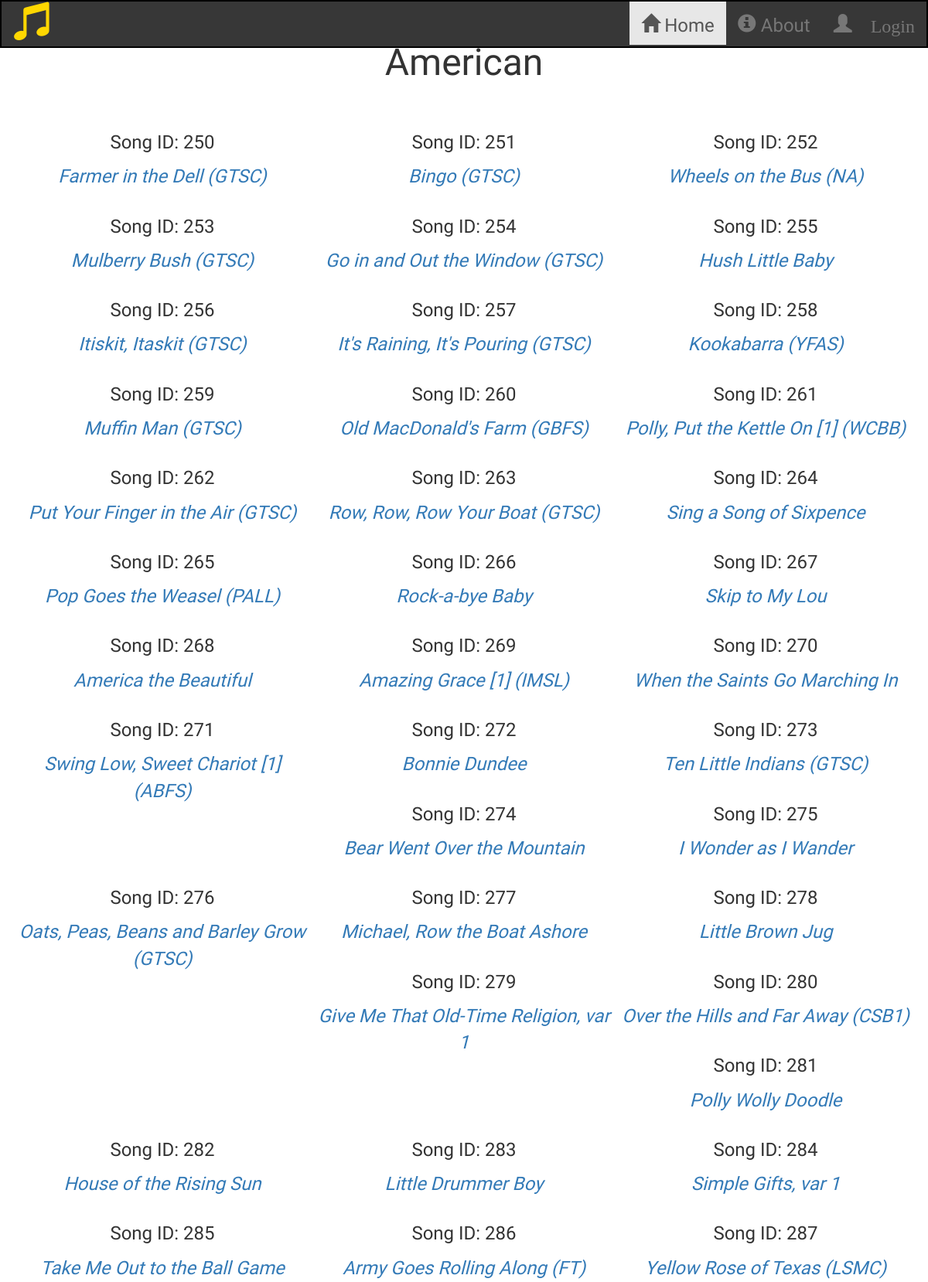
Page /categories/American/6 (upper part) on the committed database.
### songsdb_setup.py (models this page shows, shortened)
class Song(Base):
    __tablename__ = 'allsongs'
    id = Column(Integer, primary_key = True)
    name = Column(String, nullable = False)
    key = Column(String, nullable = False)
    year = Column(Integer, nullable = False)
    composer = Column(String, nullable = False)
    bpm = Column(Integer, nullable = False)
    timesig = Column(String, nullable = False)
    source = Column(String, nullable = False)
    category_id = Column(Integer, ForeignKey('category.id'))
    category = relationship(Category)
    user_id = Column(Integer, ForeignKey('user.id'))
    user = relationship(User)

### application.py (the view)
@app.route('/categories/<category>/<int:category_id>')
def showCategorySongs(category, category_id):
    songs = session.query(Song).filter(Song.category_id == category_id).all()
    if 'username' not in login_session:
        return render_template('publicsongs.html', songs = songs,
                               category = category,
                               category_id = category_id)
    else:
        return render_template('categorysongs.html', songs = songs,
                           category = category,
                           category_id = category_id)

### templates/publicsongs.html (shortened to what this page needs)
{% extends "main.html" %} {% block content %}
<div>
    <div>
        <h1 class='text-center'>{{ category }}</h1>
    </div>
    <br>
    <div class='col-lg-12 text-center'>
        {% for i in songs %}
        <div class='col-lg-4 text-center' id="song-label">
            <span><p>Song ID: {{ i.id }}</p><span>
            <span><p><a href= "{{url_for('showSongInfo', category = category, category_id = category_id, song_id = i.id, name = i.name) }}"><i>{{i.name}}</i></a></p></span>
        </div>
        {% endfor %}
    </div>
</div>
{% endblock %}

### templates/main.html (shortened to what this page needs)
<!DOCTYPE html>
<html lang="en">
<head>
    {% block head %}
    <link rel="stylesheet" href="//netdna.bootstrapcdn.com/bootstrap/3.1.1/css/bootstrap.min.css">
    <link rel=stylesheet type=text/css href="{{ url_for('static', filename='styles.css') }}">
    {% endblock %}
</head>
<body>
    {% include "header.html" %}
    <div id="content">
        {% block content %}
        {% endblock %}
    </div>
</body>
</html>

### templates/header.html (shortened to what this page needs)
<header class="container-fluid">
  <nav class="navbar navbar-default navbar-fixed-top" role="navigation">
    <div class="container-fluid">
      <div class="navbar-header">
        <span class="glyphicon glyphicon-music" id="logo"></span>
      </div>
      <div class="navbar-collapse collapse">
        <ul class="nav navbar-nav navbar-right mobile-bar">
          <li class="active">
            <a href="{{url_for('showCategories') }}">
              <span class="glyphicon glyphicon-home icon"></span>
              <span> Home</span>
            </a>
          </li>
          <li><a href="{{url_for('showAbout') }}"><span class="glyphicon glyphicon-info-sign"></span><span> About</span></a></li>
          {%if 'username' not in session %}
          <li><a href="{{url_for('login') }}"><span class="glyphicon glyphicon-user"> Login</span></a></li>
          {% else %}
          <li><a href ="{{url_for('disconnect') }}"><span class="glyphicon glyphicon-user"> Logout</span></a></li>
          {% endif %}
        </ul>
      </div>
    </div>
  </nav>
</header>

### static/styles.css (style rules this page uses)
* { font-family: 'Neuton', serif, Arial, Sans-serif; font-size: 24px; }
h1 { font-size: 48px; }
.navbar { background-color: #373737; color: black; margin-bottom: 0px; border: 2px solid; }
#content { margin-top: 55px; }
#song-label { margin-top: 10px; padding: 5px; }
#logo { color: gold; font-size: 50px; }

### rows in the picture
Song: id "250", name "Farmer in the Dell (GTSC)"
Song: id "251", name "Bingo (GTSC)"
Song: id "252", name "Wheels on the Bus (NA)"
Song: id "253", name "Mulberry Bush (GTSC)"
Song: id "254", name "Go in and Out the Window (GTSC)"
Song: id "255", name "Hush Little Baby"
Song: id "256", name "Itiskit, Itaskit (GTSC)"
Song: id "257", name "It's Raining, It's Pouring (GTSC)"
Song: id "258", name "Kookabarra (YFAS)"
Song: id "259", name "Muffin Man (GTSC)"
Song: id "260", name "Old MacDonald's Farm (GBFS)"
Song: id "261", name "Polly, Put the Kettle On [1] (WCBB)"
Song: id "262", name "Put Your Finger in the Air (GTSC)"
Song: id "263", name "Row, Row, Row Your Boat (GTSC)"
Song: id "264", name "Sing a Song of Sixpence"
Song: id "265", name "Pop Goes the Weasel (PALL)"
Song: id "266", name "Rock-a-bye Baby"
Song: id "267", name "Skip to My Lou"
Song: id "268", name "America the Beautiful"
Song: id "269", name "Amazing Grace [1] (IMSL)"
Song: id "270", name "When the Saints Go Marching In"
Song: id "271", name "Swing Low, Sweet Chariot [1] (ABFS)"
Song: id "272", name "Bonnie Dundee"
Song: id "273", name "Ten Little Indians (GTSC)"
Song: id "274", name "Bear Went Over the Mountain"
Song: id "275", name "I Wonder as I Wander"
Song: id "276", name "Oats, Peas, Beans and Barley Grow (GTSC)"
Song: id "277", name "Michael, Row the Boat Ashore"
Song: id "278", name "Little Brown Jug"
Song: id "279", name "Give Me That Old-Time Religion, var 1"
Song: id "280", name "Over the Hills and Far Away (CSB1)"
Song: id "281", name "Polly Wolly Doodle"
Song: id "282", name "House of the Rising Sun"
Song: id "283", name "Little Drummer Boy"
Song: id "284", name "Simple Gifts, var 1"
Song: id "285", name "Take Me Out to the Ball Game"
Song: id "286", name "Army Goes Rolling Along (FT)"
Song: id "287", name "Yellow Rose of Texas (LSMC)"

### other values in the picture
{{ category }} "American"
